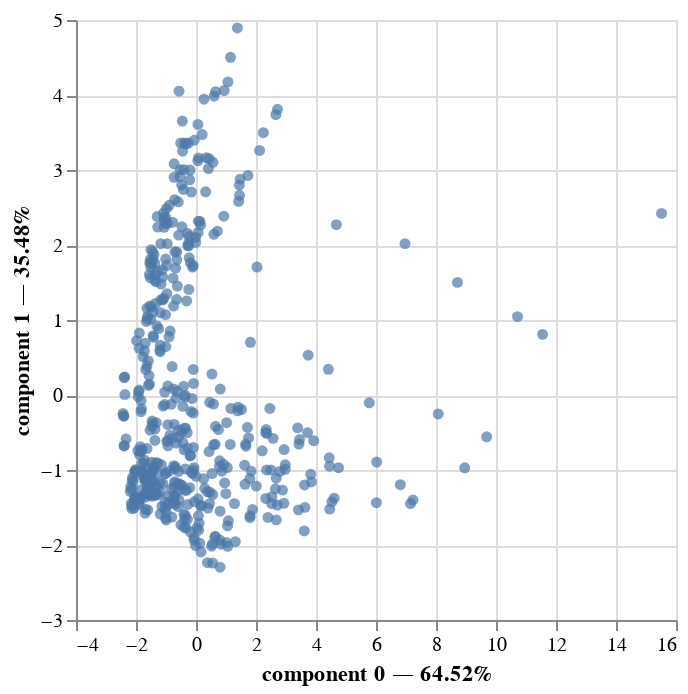

The code cell stored with this chart in its notebook:
### Markdown cell above
While loop to include CSVs of groupings

### Code cell
answer="yes"
index=1
groups={}
master=pd.DataFrame()
while answer!="no":
    answer=input("Do you have more classes to include (yes/no):")
    while answer != "yes" and answer != "no":
        answer=input("Please input 'yes' or 'no':")
    if answer == "yes":
        file_name=input("Filename (include .csv):")
        df=pd.read_csv(file_name)
        group_name=input("Group name:")
        group_cols=df.columns.tolist()[4:]
        if index==1:
            master=df
        else:
            df2=df.drop(df.columns[0], axis=1)
            master=pd.concat([master,df2], axis=1)
            
    groups[group_name]=group_cols
    index=index+1

mfa=prince.MFA(n_components=2, n_iter=3, copy=True, check_input=True, engine='sklearn', random_state=42)
master2=master.drop(df.columns[0:4],axis=1)
mfa=mfa.fit(master2, groups=groups)
mfa.plot(master2, x_component=0, y_component=1)

### Figure 1 — Vega-Lite specification as saved in the notebook (floating-point values rounded to 4 significant figures; data arrays with more than 128 entries replaced by an {"elided": "..."} marker saying what was removed)
{"config": {"view": {"continuousWidth": 300, "continuousHeight": 300}}, "data": {"name": "data-c33a71d5550b24df09a44c7e5902bd47"}, "mark": {"type": "circle"}, "encoding": {"tooltip": [{"field": "index", "type": "quantitative"}, {"field": "component 0", "type": "quantitative"}, {"field": "component 1", "type": "quantitative"}], "x": {"axis": {"title": "component 0 — 64.52%"}, "field": "component 0", "scale": {"zero": false}, "type": "quantitative"}, "y": {"axis": {"title": "component 1 — 35.48%"}, "field": "component 1", "scale": {"zero": false}, "type": "quantitative"}}, "params": [{"name": "param_2", "select": {"type": "interval", "encodings": ["x", "y"]}, "bind": "scales"}], "$schema": "https://vega.github.io/schema/vega-lite/v5.16.3.json", "datasets": {"data-c33a71d5550b24df09a44c7e5902bd47": {"elided": "468 records"}}}
